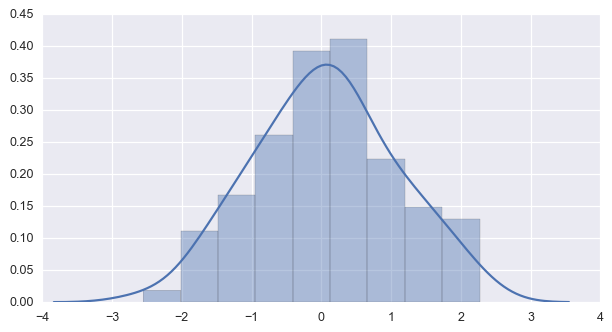

Source code (Python):
import seaborn as sns, numpy as np
sns.set(rc={"figure.figsize": (8, 4)}); np.random.seed(0)
x = np.random.randn(100)
ax = sns.distplot(x)
